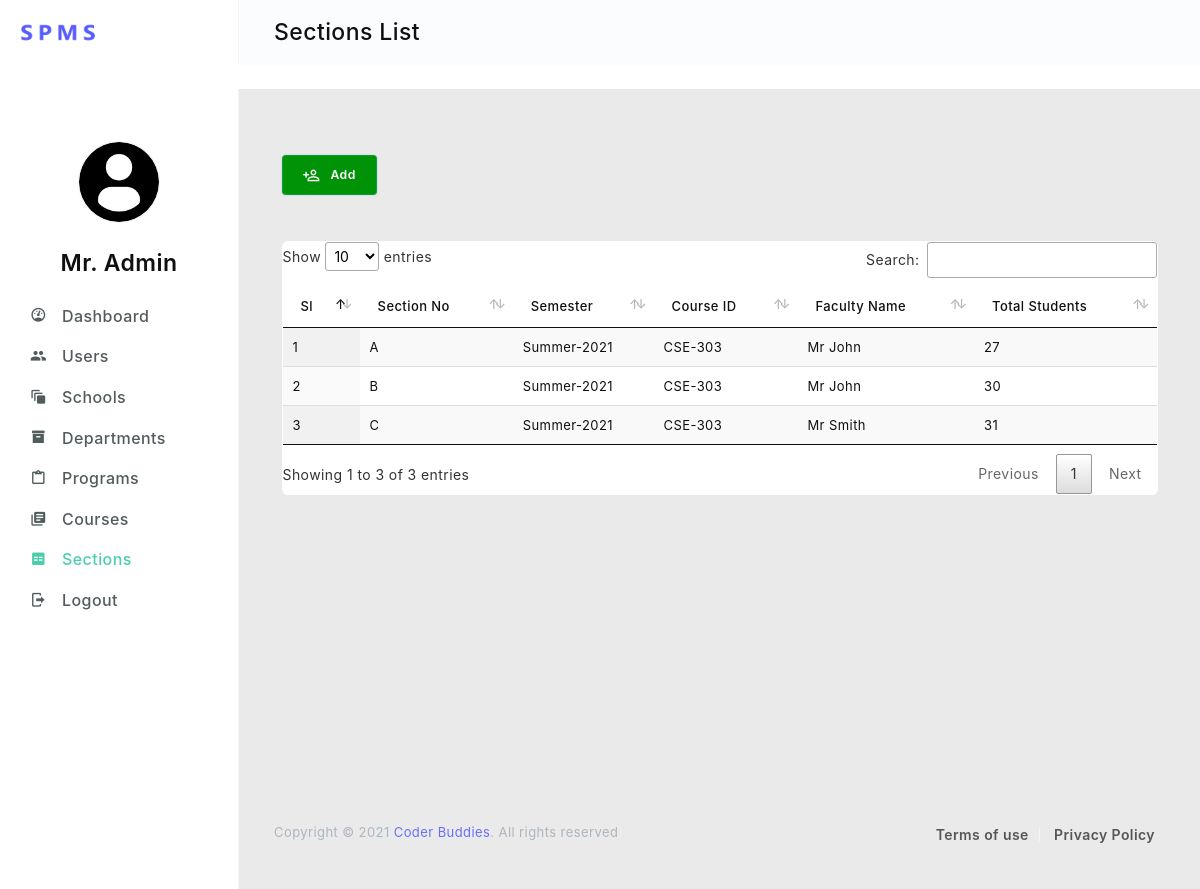
The app's page /admin/sections-list.php (signed in), older data.
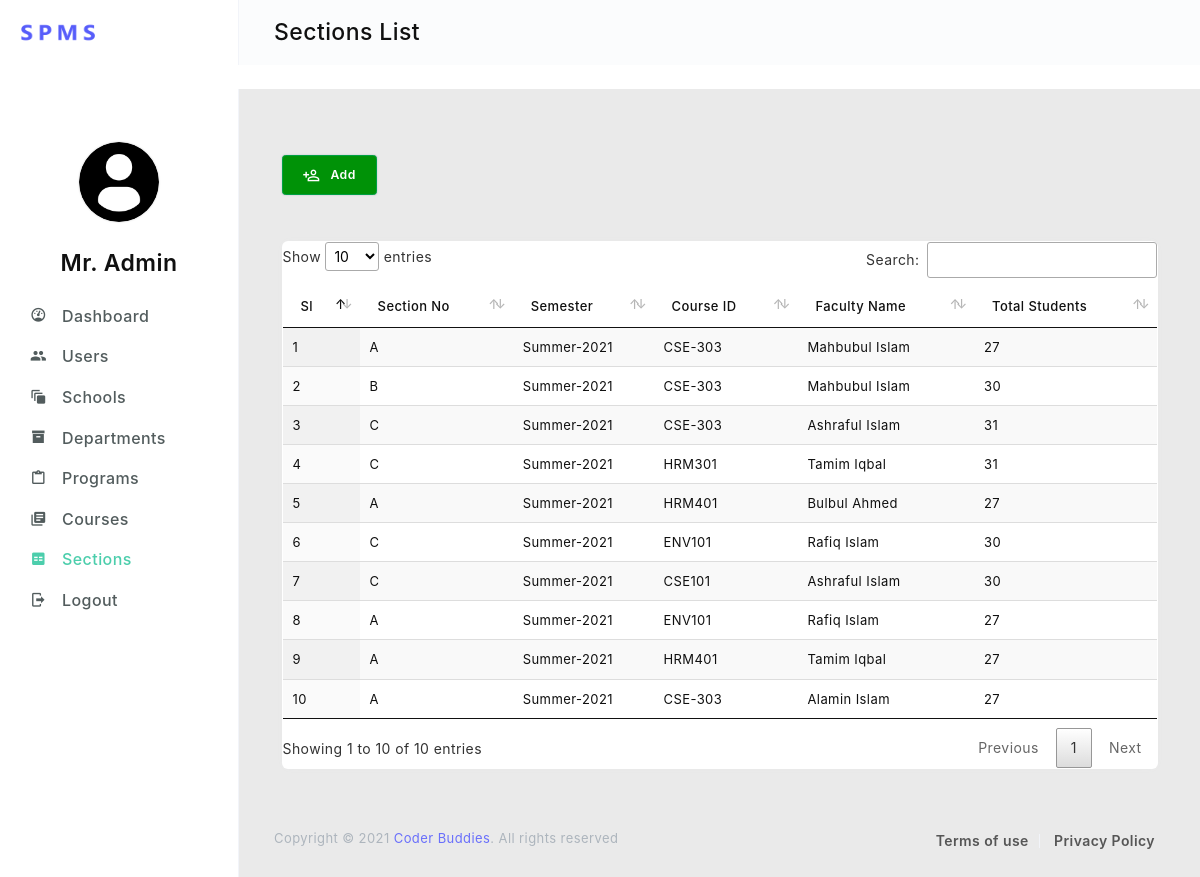
The same page, newer data.
### tables this page shows
CREATE TABLE `section` (
  `id` int(11) NOT NULL,
  `num` varchar(10) NOT NULL,
  `semester` varchar(30) NOT NULL,
  `course_id` varchar(10) NOT NULL,
  `faculty_id` int(11) DEFAULT NULL
);

CREATE TABLE `faculty` (
  `id` int(11) NOT NULL,
  `name` varchar(255) NOT NULL,
  `email` varchar(255) NOT NULL,
  `password` varchar(255) NOT NULL,
  `department_id` varchar(10) NOT NULL
);

### php/section.php (called while the page is built, shortened)
<?php
    include 'mysql.php';
    if ($_SERVER['REQUEST_METHOD'] == 'POST' && isset($_POST['num'])) {
        $num = $_POST['num'];
        $semester = $_POST['semester'] ;
        $course = $_POST['course'];
        $faculty = $_POST['faculty'];
        $query = "INSERT INTO section (num, semester, course_id, faculty_id)
                    VALUES ('$num', '$semester', '$course', $faculty)";
        $conn->query($query);
        $section_id = $conn->insert_id;
        $file = fopen($_FILES['enrollment']['tmp_name'], "r");
        fgetcsv($file);
        while($id = fgetcsv($file)){
            $student = $id[0];
            $query = "INSERT INTO enrollment (student_id, section_id) VALUES ($student, $section_id)";
            $conn->query($query);
        }
        header("Location: sections-list.php");
   }else{
    $query = "SELECT section.id, section.num, section.semester, section.course_id, faculty.name, COUNT(enrollment.student_id) as 'total_student' FROM section LEFT JOIN enrollment ON section.id = enrollment.section_id LEFT JOIN faculty ON section.faculty_id = faculty.id GROUP BY section_id";
    $sections = $conn->query($query);
   }
?>

### admin/sections-list.php (the view, shortened to what the changed rows need)
<?php
  include '../php/section.php';
?>
<!DOCTYPE html>
<html lang="en">
  <head>
    <link rel="stylesheet" href="../assets/vendors/iconfonts/mdi/css/materialdesignicons.css">
    <link rel="stylesheet" href="../assets/vendors/css/vendor.addons.css">
    <link rel="stylesheet" href="../assets/vendors/datatables/jquery.dataTables.css">
    <link rel="stylesheet" href="../assets/css/shared/style.css">>
    <link rel="stylesheet" href="../assets/css/demo_1/style.css">
  </head>
  <body class="header-fixed">
    <div class="page-body">
      <div class="page-content-wrapper">
        <div class="page-content-wrapper-inner">
          <div class="content-viewport">
            <div class="col-lg-12">
              <div class="grid">
                <div class="item-wrapper">
                  <div class="table-responsive">
                    <table class="table display" id="user-table">
                      <thead>
                        <tr>
                          <th>Sl</th>
                          <th>Section No</th>
                          <th>Semester</th>
                          <th>Course ID</th>
                          <th>Faculty Name</th>
                          <th>Total Students</th>
                        </tr>
                      </thead>
                      <tbody>
                        <?php
                            foreach($sections as $section){
                              echo "<tr>
                                      <td>".$section['id']."</td>
                                      <td>".$section['num']."</td>
                                      <td>".$section['semester']."</td>
                                      <td>".strtoupper($section['course_id'])."</td>
                                      <td>".$section['name']."</td>
                                      <td>".$section['total_student']."</td>
                                    </tr>";
                            }
                          ?>
                      </tbody>
                    </table>
                  </div>
                </div>
              </div>
            </div>
          </div>
        </div>
      </div>
    </div>
  </body>
</html>

Row changes from the older to the newer data that the page shows:
changed through a linked row, section id 1: faculty.name "Mr John" → "Mahbubul Islam"
changed through a linked row, section id 2: faculty.name "Mr John" → "Mahbubul Islam"
changed through a linked row, section id 3: faculty.name "Mr Smith" → "Ashraful Islam"
added section: id "4", num "C", semester "Summer-2021", course "HRM301", faculty.name "Tamim Iqbal", total_student "31"
added section: id "5", num "A", semester "Summer-2021", course "HRM401", faculty.name "Bulbul Ahmed", total_student "27"
added section: id "6", num "C", semester "Summer-2021", course "ENV101", faculty.name "Rafiq Islam", total_student "30"
added section: id "7", num "C", semester "Summer-2021", course "CSE101", faculty.name "Ashraful Islam", total_student "30"
added section: id "8", num "A", semester "Summer-2021", course "ENV101", faculty.name "Rafiq Islam", total_student "27"
added section: id "9", num "A", semester "Summer-2021", course "HRM401", faculty.name "Tamim Iqbal", total_student "27"
added section: id "10", num "A", semester "Summer-2021", course "CSE-303", faculty.name "Alamin Islam", total_student "27"
Text that changed along with them:
text written by a page script: "Show entries Search: Showing 1 to 3 of 3 entries Previous 1 Next" → "Show entries Search: Showing 1 to 10 of 10 entries Previous 1 Next"
